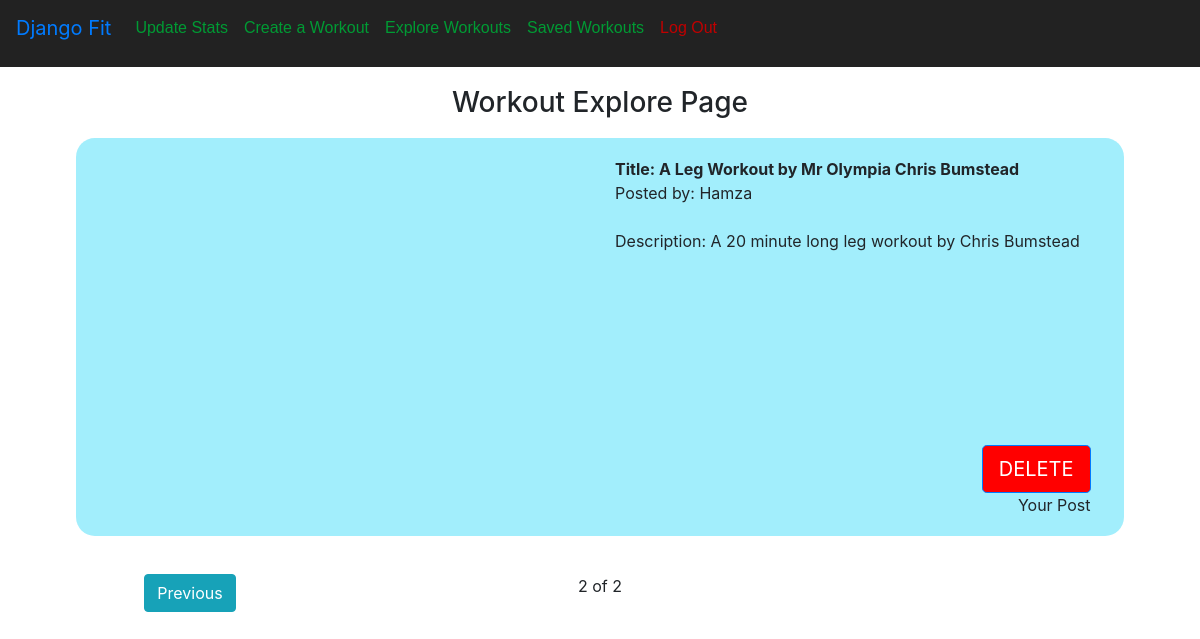
The app's page /explore?page=2 (signed in) with its own data.
### network/models.py (models this page shows, shortened)
class Workout(models.Model):
    creator = models.ForeignKey(User, on_delete=models.CASCADE, related_name="workout_creator", null=True)
    savers = models.ManyToManyField(User, blank=True, related_name="workout_savers")
    publc = models.BooleanField(default=False)
    title = models.CharField(max_length=150)
    description = models.TextField()
    link = EmbedVideoField()

class User(AbstractUser):
    pass

### network/views.py (the view)
# urls.py: path("explore", views.explore, name="explore"),
@csrf_exempt
@login_required
def explore(request):
    workouts = Workout.objects.all().order_by('-id')
    paginate = Paginator(workouts, 5)
    page_num = request.GET.get("page")
    current_page = paginate.get_page(page_num)
    workouts = current_page
    return render(request, "network/explore.html",{
        "workouts":workouts,
    })

### network/templates/network/explore.html (shortened to what this page needs)
{% extends "network/layout.html" %}
{% load static %}
{% load embed_video_tags %}
{% block body %}
    <h3 style="text-align: center; margin-top: 0.5cm; margin-bottom: 0.5cm;">Workout Explore Page</h3>
        {% for workout in workouts %}
        <div id="entire_post{{workout.id}}" class="row" style="margin-bottom: 1cm; margin-right: 2cm; margin-left: 2cm; background-color: rgb(162, 238, 252); border-radius: 0.5cm; padding: 0.5cm;">
                <div class="col">
                    {% video my_link '100% x 100%' %}
                </div>
                <div class="col">
                    <div><b>Title: {{workout.title}}</b></div>
                    <div>Posted by: {{workout.creator}}</div>
                    <br>
                    <div>Description: {{workout.description}}</div>
                    <br><br><br><br><br><br><br><br>
                    {% if user != workout.creator %}
                        <div id="button{{workout.id}}" onclick="save('{{ workout.id }}')" style="text-align: right;">
                        {% if user in workout.savers.all %}
                            <button type="button" class="btn btn-primary btn-lg" style="background-color: red;">Unsave</button>
                        {% else %}
                            <button type="button" class="btn btn-primary btn-lg">Save</button>
                        {% endif %}
                        </div>
                    {% else %}
                        <div id="delete{{workout.id}}" onclick="delete_workout('{{ workout.id }}')" style="text-align: right;">
                            <button type="button" class="btn btn-primary btn-lg" style="background-color: red;">DELETE</button>
                            <div>Your Post</div>
                        </div>
                    {% endif %}
                </div>
                {% endvideo %}
        </div>
        {% endfor %}
        <footer>
            <div class="row">
                <div class="col text-center">
                    {% if workouts.has_previous %}
                        <a href=" ?page={{ workouts.previous_page_number }}" id="previous-button" class="btn btn-info">Previous</a>
                    {% endif %}
                </div>
                <div id= "page_number" class="col text-center">{{workouts.number}} of {{workouts.paginator.num_pages}}</div>
                <div class="col text-center">
                </div>
            </div>
        </footer>
{% endblock %}

### records on screen
Workout: title "A Leg Workout by Mr Olympia Chris Bumstead", creator "Hamza", description "A 20 minute long leg workout by Chris Bumstead"

### other values on screen
{{ workouts.number }} "2"
{{ workouts.paginator.num_pages }} "2"
